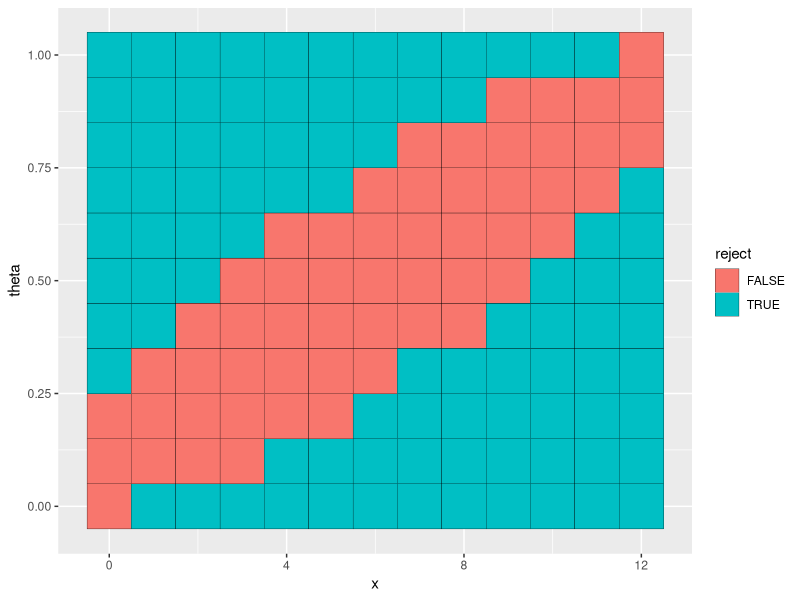
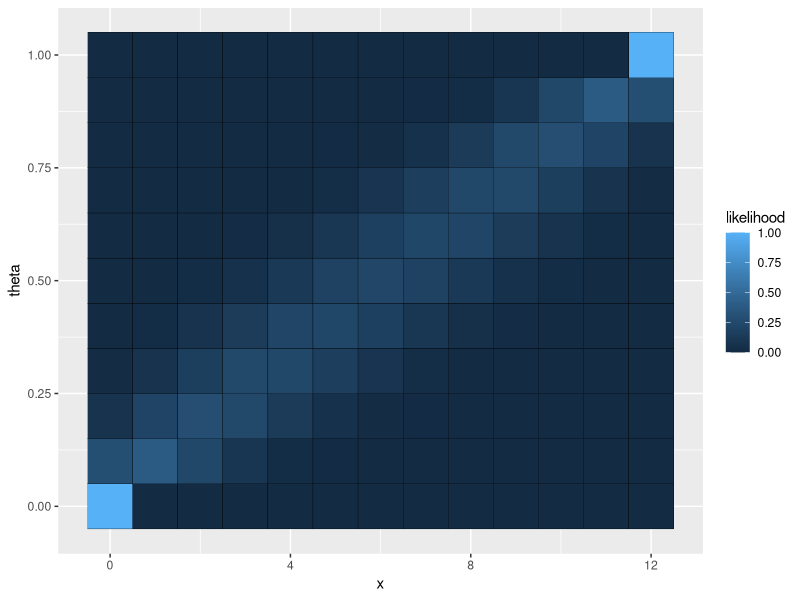

Write the R code that produced these figures, in order.
library(tidyverse)

# Suppose X~Binom(12,theta).
# The rejection column is TRUE for whenever the lower_cdf or upper_cdf is less than 0.05, ie falls outside the alpha=0.1 region.
dtheta <- 0.1
df <- expand.grid(theta = seq(from=0, to=1, by=dtheta),
            x = seq(from=0,to=12,by=1)) %>%
  as_tibble() %>%
  mutate(likelihood = dbinom(x=x, size=12, prob=theta),
         lower_cdf = pbinom(q=x, size=12, prob=theta, lower.tail=TRUE),
         # x-1 to include x in this calculation.
         upper_cdf = pbinom(q=x-1, size=12, prob=theta, lower.tail=FALSE),
         reject = case_when(
           (lower_cdf < 0.05 | upper_cdf < 0.05) ~ TRUE,
           (lower_cdf > 0.05 & upper_cdf > 0.05) ~ FALSE)
)

# This recreates Table4 using a normal approximation of the binomial confidence interval.
df %>% ggplot() + geom_tile(aes(x=x,y=theta, fill=reject), colour="black")

# According to the table (WHICH USES THE NORMAL APPROXIMATION), the 0.90 CI when x=8 is theta in [0.4,0.8]

# Why is the expected type one CI error at most 0.092, given that the true value of theta is in the table?
df %>%
  filter(reject==TRUE) %>%
  group_by(theta) %>%
  summarise(significance = sum(likelihood))

# Actually, according to this table where the normal approximation is used, the expected type one CI error is at most 0.0524, at theta=0.3 and theta=0.7. The table only carries finite values of theta.

# Just for visualization.
df %>% ggplot() + geom_tile(aes(x=x,y=theta, fill=likelihood), colour="black")
